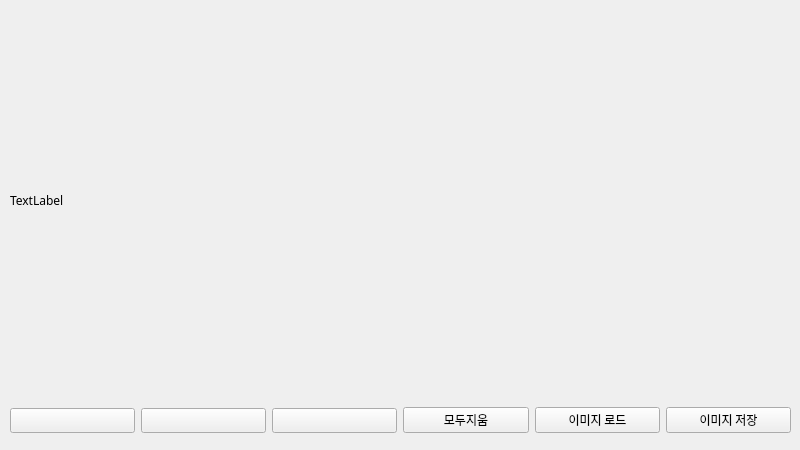
<?xml version="1.0" encoding="UTF-8"?>
<ui version="4.0">
 <class>Form</class>
 <widget class="QWidget" name="Form">
  <property name="geometry">
   <rect>
    <x>0</x>
    <y>0</y>
    <width>800</width>
    <height>450</height>
   </rect>
  </property>
  <property name="font">
   <font>
    <family>나눔고딕</family>
   </font>
  </property>
  <property name="windowTitle">
   <string>Form</string>
  </property>
  <widget class="QLabel" name="lb_canvas">
   <property name="geometry">
    <rect>
     <x>10</x>
     <y>10</y>
     <width>781</width>
     <height>381</height>
    </rect>
   </property>
   <property name="text">
    <string>TextLabel</string>
   </property>
  </widget>
  <widget class="QWidget" name="horizontalLayoutWidget">
   <property name="geometry">
    <rect>
     <x>10</x>
     <y>400</y>
     <width>781</width>
     <height>41</height>
    </rect>
   </property>
   <layout class="QHBoxLayout" name="horizontalLayout">
    <item>
     <widget class="QPushButton" name="btn_black">
      <property name="text">
       <string/>
      </property>
     </widget>
    </item>
    <item>
     <widget class="QPushButton" name="btn_red">
      <property name="text">
       <string/>
      </property>
     </widget>
    </item>
    <item>
     <widget class="QPushButton" name="btn_blue">
      <property name="text">
       <string/>
      </property>
     </widget>
    </item>
    <item>
     <widget class="QPushButton" name="btn_clear">
      <property name="text">
       <string>모두지움</string>
      </property>
     </widget>
    </item>
    <item>
     <widget class="QPushButton" name="btn_load">
      <property name="text">
       <string>이미지 로드</string>
      </property>
     </widget>
    </item>
    <item>
     <widget class="QPushButton" name="btn_save">
      <property name="text">
       <string>이미지 저장</string>
      </property>
     </widget>
    </item>
   </layout>
  </widget>
 </widget>
 <resources/>
 <connections/>
</ui>
